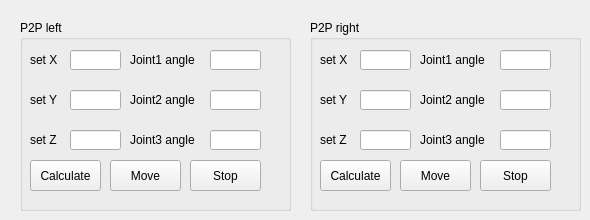
    <widget class="QWidget" name="tabP2P">
     <attribute name="title">
      <string>P2P</string>
     </attribute>
     <widget class="QGroupBox" name="P2Pleft">
      <property name="geometry">
       <rect>
        <x>20</x>
        <y>20</y>
        <width>271</width>
        <height>191</height>
       </rect>
      </property>
      <property name="title">
       <string>P2P left</string>
      </property>
      <widget class="QLineEdit" name="edtLeftSetX">
       <property name="geometry">
        <rect>
         <x>50</x>
         <y>30</y>
         <width>51</width>
         <height>20</height>
        </rect>
       </property>
      </widget>
      <widget class="QLineEdit" name="edtLeftSetY">
       <property name="geometry">
        <rect>
         <x>50</x>
         <y>70</y>
         <width>51</width>
         <height>20</height>
        </rect>
       </property>
      </widget>
      <widget class="QLineEdit" name="edtLeftSetZ">
       <property name="geometry">
        <rect>
         <x>50</x>
         <y>110</y>
         <width>51</width>
         <height>20</height>
        </rect>
       </property>
      </widget>
      <widget class="QLineEdit" name="edtLeftCalcJoint1Angle">
       <property name="geometry">
        <rect>
         <x>190</x>
         <y>30</y>
         <width>51</width>
         <height>20</height>
        </rect>
       </property>
      </widget>
      <widget class="QLineEdit" name="edtLeftCalcJoint2Angle">
       <property name="geometry">
        <rect>
         <x>190</x>
         <y>70</y>
         <width>51</width>
         <height>20</height>
        </rect>
       </property>
      </widget>
      <widget class="QLineEdit" name="edtLeftCalcJoint3Angle">
       <property name="geometry">
        <rect>
         <x>190</x>
         <y>110</y>
         <width>51</width>
         <height>20</height>
        </rect>
       </property>
      </widget>
      <widget class="QLabel" name="labLeftSetX">
       <property name="geometry">
        <rect>
         <x>10</x>
         <y>30</y>
         <width>31</width>
         <height>20</height>
        </rect>
       </property>
       <property name="text">
        <string>set X</string>
       </property>
      </widget>
      <widget class="QLabel" name="labLeftSetY">
       <property name="geometry">
        <rect>
         <x>10</x>
         <y>70</y>
         <width>31</width>
         <height>20</height>
        </rect>
       </property>
       <property name="text">
        <string>set Y</string>
       </property>
      </widget>
      <widget class="QLabel" name="labLeftSetZ">
       <property name="geometry">
        <rect>
         <x>10</x>
         <y>110</y>
         <width>31</width>
         <height>20</height>
        </rect>
       </property>
       <property name="text">
        <string>set Z</string>
       </property>
      </widget>
      <widget class="QPushButton" name="btnCalcLeftRev">
       <property name="geometry">
        <rect>
         <x>10</x>
         <y>140</y>
         <width>71</width>
         <height>31</height>
        </rect>
       </property>
       <property name="text">
        <string>Calculate</string>
       </property>
      </widget>
      <widget class="QLabel" name="labLeftCalcJoint1Angle">
       <property name="geometry">
        <rect>
         <x>110</x>
         <y>30</y>
         <width>71</width>
         <height>20</height>
        </rect>
       </property>
       <property name="text">
        <string>Joint1 angle</string>
       </property>
      </widget>
      <widget class="QLabel" name="labLeftCalcJoint2Angle">
       <property name="geometry">
        <rect>
         <x>110</x>
         <y>70</y>
         <width>71</width>
         <height>20</height>
        </rect>
       </property>
       <property name="text">
        <string>Joint2 angle</string>
       </property>
      </widget>
      <widget class="QLabel" name="labLeftCalcJoint3Angle">
       <property name="geometry">
        <rect>
         <x>110</x>
         <y>110</y>
         <width>71</width>
         <height>20</height>
        </rect>
       </property>
       <property name="text">
        <string>Joint3 angle</string>
       </property>
      </widget>
      <widget class="QPushButton" name="btnP2PLeftMove">
       <property name="geometry">
        <rect>
         <x>90</x>
         <y>140</y>
         <width>71</width>
         <height>31</height>
        </rect>
       </property>
       <property name="text">
        <string>Move</string>
       </property>
      </widget>
      <widget class="QPushButton" name="btnP2PLeftStop">
       <property name="geometry">
        <rect>
         <x>170</x>
         <y>140</y>
         <width>71</width>
         <height>31</height>
        </rect>
       </property>
       <property name="text">
        <string>Stop</string>
       </property>
      </widget>
     </widget>
     <widget class="QGroupBox" name="P2Pright">
      <property name="geometry">
       <rect>
        <x>310</x>
        <y>20</y>
        <width>271</width>
        <height>191</height>
       </rect>
      </property>
      <property name="title">
       <string>P2P right</string>
      </property>
      <widget class="QLineEdit" name="edtRightSetX">
       <property name="geometry">
        <rect>
         <x>50</x>
         <y>30</y>
         <width>51</width>
         <height>20</height>
        </rect>
       </property>
      </widget>
      <widget class="QLineEdit" name="edtRightSetY">
       <property name="geometry">
        <rect>
         <x>50</x>
         <y>70</y>
         <width>51</width>
         <height>20</height>
        </rect>
       </property>
      </widget>
      <widget class="QLineEdit" name="edtRightSetZ">
       <property name="geometry">
        <rect>
         <x>50</x>
         <y>110</y>
         <width>51</width>
         <height>20</height>
        </rect>
       </property>
      </widget>
      <widget class="QLineEdit" name="edtRightCalcJoint1Angle">
       <property name="geometry">
        <rect>
         <x>190</x>
         <y>30</y>
         <width>51</width>
         <height>20</height>
        </rect>
       </property>
      </widget>
      <widget class="QLineEdit" name="edtRightCalcJoint2Angle">
       <property name="geometry">
        <rect>
         <x>190</x>
         <y>70</y>
         <width>51</width>
         <height>20</height>
        </rect>
       </property>
      </widget>
      <widget class="QLineEdit" name="edtRightCalcJoint3Angle">
       <property name="geometry">
        <rect>
         <x>190</x>
         <y>110</y>
         <width>51</width>
         <height>20</height>
        </rect>
       </property>
      </widget>
      <widget class="QLabel" name="labRightSetX">
       <property name="geometry">
        <rect>
         <x>10</x>
         <y>30</y>
         <width>31</width>
         <height>20</height>
        </rect>
       </property>
       <property name="text">
        <string>set X</string>
       </property>
      </widget>
      <widget class="QLabel" name="labRightSetY">
       <property name="geometry">
        <rect>
         <x>10</x>
         <y>70</y>
         <width>31</width>
         <height>20</height>
        </rect>
       </property>
       <property name="text">
        <string>set Y</string>
       </property>
      </widget>
      <widget class="QLabel" name="labRightSetZ">
       <property name="geometry">
        <rect>
         <x>10</x>
         <y>110</y>
         <width>31</width>
         <height>20</height>
        </rect>
       </property>
       <property name="text">
        <string>set Z</string>
       </property>
      </widget>
      <widget class="QPushButton" name="btnCalcRightRev">
       <property name="geometry">
        <rect>
         <x>10</x>
         <y>140</y>
         <width>71</width>
         <height>31</height>
        </rect>
       </property>
       <property name="text">
        <string>Calculate</string>
       </property>
      </widget>
      <widget class="QLabel" name="labRightCalcJoint1Angle">
       <property name="geometry">
        <rect>
         <x>110</x>
         <y>30</y>
         <width>71</width>
         <height>20</height>
        </rect>
       </property>
       <property name="text">
        <string>Joint1 angle</string>
       </property>
      </widget>
      <widget class="QLabel" name="labRightCalcJoint2Angle">
       <property name="geometry">
        <rect>
         <x>110</x>
         <y>70</y>
         <width>71</width>
         <height>20</height>
        </rect>
       </property>
       <property name="text">
        <string>Joint2 angle</string>
       </property>
      </widget>
      <widget class="QLabel" name="labRightCalcJoint3Angle">
       <property name="geometry">
        <rect>
         <x>110</x>
         <y>110</y>
         <width>71</width>
         <height>20</height>
        </rect>
       </property>
       <property name="text">
        <string>Joint3 angle</string>
       </property>
      </widget>
      <widget class="QPushButton" name="btnP2PRightMove">
       <property name="geometry">
        <rect>
         <x>90</x>
         <y>140</y>
         <width>71</width>
         <height>31</height>
        </rect>
       </property>
       <property name="text">
        <string>Move</string>
       </property>
      </widget>
      <widget class="QPushButton" name="btnP2PRightStop">
       <property name="geometry">
        <rect>
         <x>170</x>
         <y>140</y>
         <width>71</width>
         <height>31</height>
        </rect>
       </property>
       <property name="text">
        <string>Stop</string>
       </property>
      </widget>
     </widget>
    </widget>
